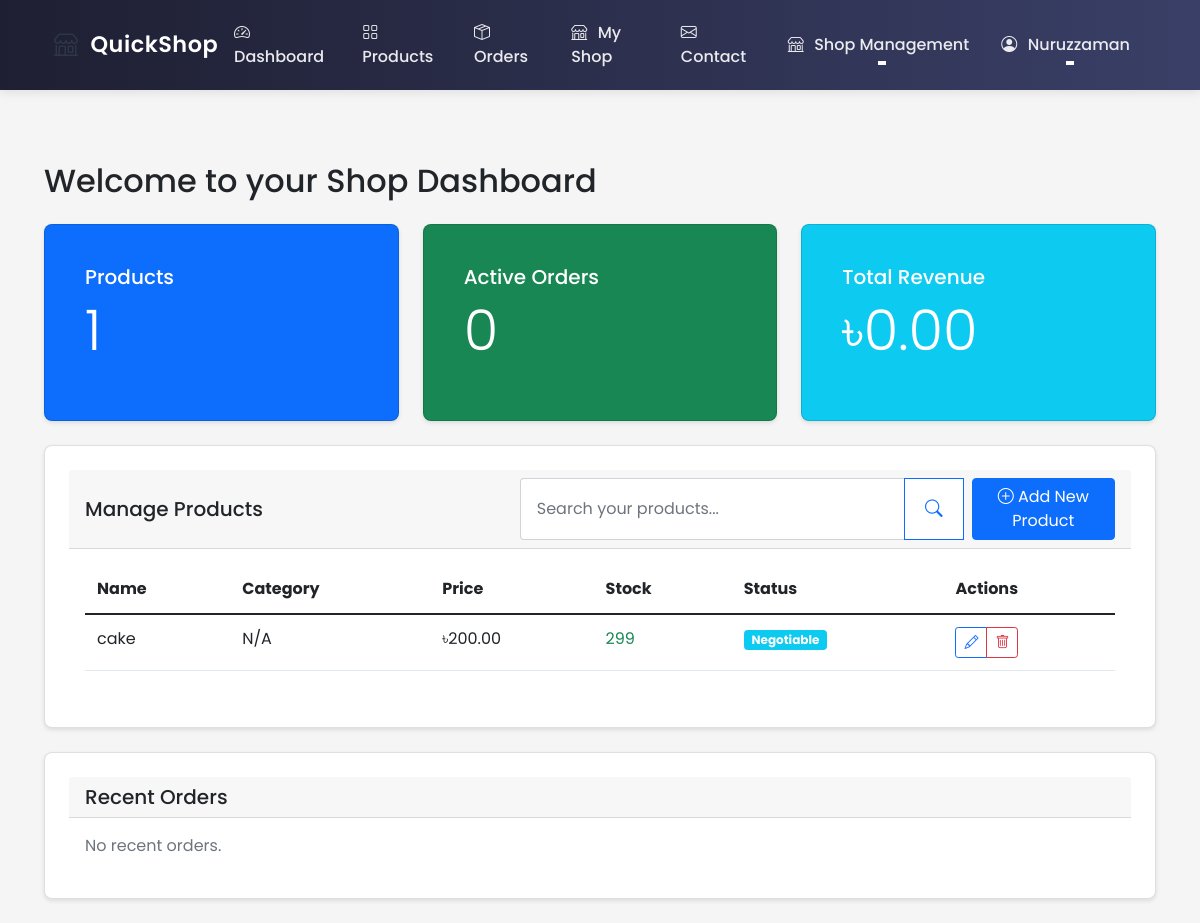
Page /shop/dashboard (signed in) on the earlier database version.
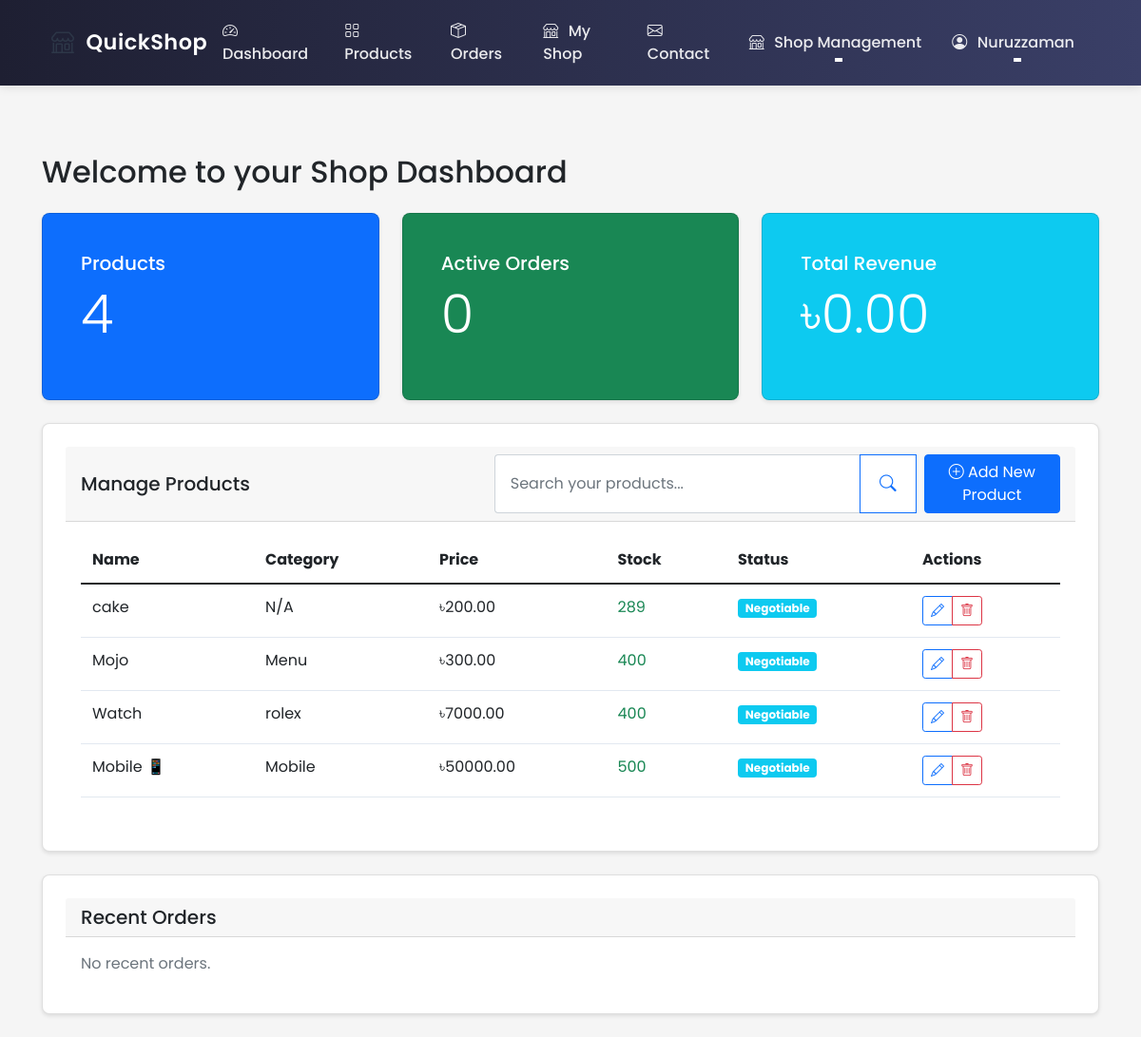
Same page on the later database version.
### ecommerce/models/shop.py (models this page shows, shortened)
class Product(db.Model):
    id = db.Column(db.Integer, primary_key=True)
    name = db.Column(db.String(100), nullable=False)
    description = db.Column(db.Text)
    price = db.Column(db.Float, nullable=False)
    stock = db.Column(db.Integer, nullable=False, default=0)
    shop_id = db.Column(db.Integer, db.ForeignKey('shop.id'), nullable=False)
    category = db.Column(db.String(50))  # Add category field
    created_at = db.Column(db.DateTime, default=datetime.utcnow)
    images = db.relationship('Image', lazy=True,
                           foreign_keys='Image.product_id',
                           cascade="all, delete-orphan",
                           backref=db.backref('product_ref', lazy=True))
    rating = db.Column(db.Float, default=0.0)  # Average rating
    rating_count = db.Column(db.Integer, default=0)  # Number of ratings
    reviews = db.relationship(Review, backref='product', lazy=True)
    min_price = db.Column(db.Float)  # Minimum acceptable price
    max_discount_percentage = db.Column(db.Float, default=20.0)  # Maximum allowed discount
    continue_iteration = db.Column(db.Boolean, default=False)  # Whether to continue negotiation after max discount
    def is_negotiable(self):
        return self.min_price is not None and self.min_price < self.price

### ecommerce/routes/shop.py (the view)
@shop_bp.route('/dashboard')
@login_required
@shop_owner_required
def dashboard():
    shop = current_user.shop
    if not shop:
        return redirect(url_for('shop.create'))
    products_count = len(shop.products)
    active_orders = Order.query.filter(
        Order.shop_id == shop.id,
        Order.status.in_(['pending', 'confirmed', 'delivering'])
    ).all()
    active_orders_count = len(active_orders)
    total_revenue = db.session.query(func.sum(Order.total_amount))\
        .filter(Order.shop_id == shop.id,
                Order.status == 'completed')\
        .scalar() or 0.0
    recent_orders = Order.query.filter_by(shop_id=shop.id)\
        .order_by(Order.created_at.desc())\
        .limit(5).all()
    low_stock_products = [p for p in shop.products if p.stock < 10]
    return render_template('shop/dashboard.html',
                         shop=shop,
                         products_count=products_count,
                         active_orders_count=active_orders_count,
                         total_revenue=total_revenue,
                         recent_orders=recent_orders,
                         low_stock_products=low_stock_products)

### ecommerce/models/user.py (called while the page is built)
    @property
    def is_shop_owner(self):
        return self.role == 'shop_owner'

### ecommerce/routes/shop.py (called while the page is built)
def shop_owner_required(f):
    @wraps(f)
    def decorated_function(*args, **kwargs):
        if not current_user.is_authenticated or not current_user.is_shop_owner:
            flash('Access denied. Shop owner privileges required.', 'error')
            return redirect(url_for('main.index'))
        return f(*args, **kwargs)
    return decorated_function

### ecommerce/templates/shop/dashboard.html (shortened to what the changed rows need)
{% extends "base.html" %}
{% block content %}
<div class="container mt-4">
    <h2>Welcome to your Shop Dashboard</h2>
    <div class="row mt-4">
        <div class="col-md-4">
            <div class="card text-white bg-primary mb-4">
                <div class="card-body">
                    <h5 class="card-title">Products</h5>
                    <p class="display-4">{{ products_count }}</p>
                </div>
            </div>
        </div>
    </div>
    <div class="card mb-4">
        <div class="card-body">
            <div class="table-responsive">
                <table class="table">
                    <thead>
                        <tr>
                            <th>Name</th>
                            <th>Category</th>
                            <th>Price</th>
                            <th>Stock</th>
                            <th>Status</th>
                            <th>Actions</th>
                        </tr>
                    </thead>
                    <tbody>
                        {% for product in shop.products %}
                            <tr>
                                <td>{{ product.name }}</td>
                                <td>{{ product.category or 'N/A' }}</td>
                                <td>৳{{ "%.2f"|format(product.price) }}</td>
                                <td>
                                    {% if product.stock > 10 %}
                                        <span class="text-success">{{ product.stock }}</span>
                                    {% elif product.stock > 0 %}
                                        <span class="text-warning">{{ product.stock }}</span>
                                    {% else %}
                                        <span class="text-danger">Out of Stock</span>
                                    {% endif %}
                                </td>
                                <td>
                                    {% if product.is_negotiable() %}
                                        <span class="badge bg-info">Negotiable</span>
                                    {% endif %}
                                </td>
                                <td>
                                    <div class="btn-group">
                                        <a href="{{ url_for('shop.edit_product', product_id=product.id) }}"
                                           class="btn btn-sm btn-outline-primary">
                                            <i class="bi bi-pencil"></i>
                                        </a>
                                        <button class="btn btn-sm btn-outline-danger delete-product"
                                                data-product-id="{{ product.id }}"
                                                data-product-name="{{ product.name }}">
                                            <i class="bi bi-trash"></i>
                                        </button>
                                    </div>
                                </td>
                            </tr>
                        {% endfor %}
                    </tbody>
                </table>
            </div>
        </div>
    </div>
</div>
{% endblock %}

Differences in the rows shown:
changed Product "cake": stock "299" → "289"
added Product: name "Mojo", category "Menu", price "300.00", stock "400", min_price "Negotiable"
added Product: name "Watch", category "rolex", price "7000.00", stock "400", min_price "Negotiable"
added Product: name "Mobile 📱", category "Mobile", price "50000.00", stock "500", min_price "Negotiable"
Other differences:
{{ products_count }}: "1" → "4"
